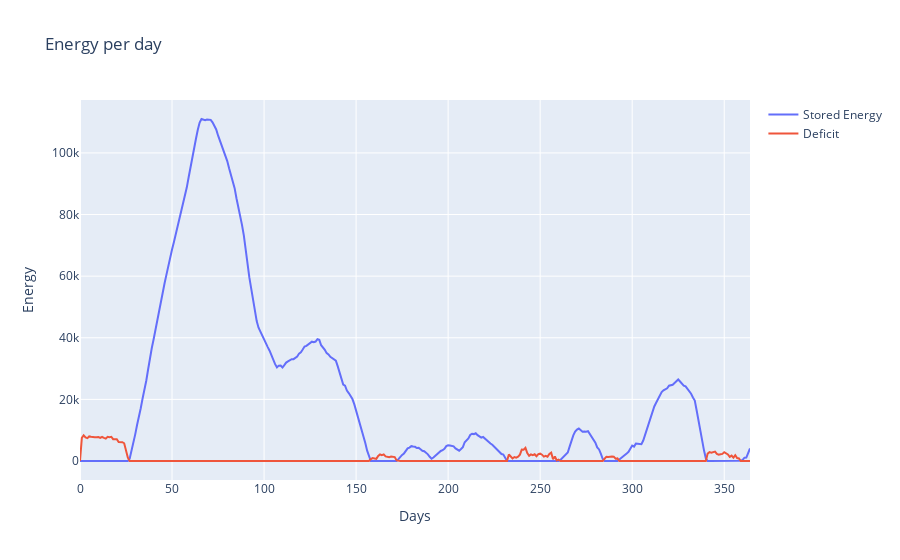

This figure's notebook cell:
### Code cell
tmp = copy.deepcopy(thermoelectrics)
tmp_circuits = copy.deepcopy(circuits)


(
    working_thermoelectrics_without_strategy,
    deficit_per_day_without_strategy,
    stored_energy_without_strategy,
    circuits_without_strategy,
) = simulate(tmp, days, circuits=tmp_circuits, stored_energy=stored_energy)


working_thermoelectrics_without_strategy = [
    sum(x) for x in working_thermoelectrics_without_strategy
]


fig_without_heuristic = go.Figure()


fig_without_heuristic.add_trace(
    go.Scatter(
        x=list(range(0, days)),
        y=working_thermoelectrics_without_strategy,
        mode="lines",
    )
)


fig_without_heuristic.update_layout(
    title="Working thermoelectrics per day",
    xaxis_title="Days",
    yaxis_title="Working thermoelectrics",
)


fig_without_heuristic = go.Figure()

fig_without_heuristic.add_trace(
    go.Scatter(
        x=list(range(0, days)),
        y=stored_energy_without_strategy,
        mode="lines",
        name="Stored Energy",
    )
)
fig_without_heuristic.add_trace(
    go.Scatter(
        x=list(range(0, days)),
        y=deficit_per_day_without_strategy,
        mode="lines",
        name="Deficit",
    )
)

fig_without_heuristic.update_layout(
    title="Energy per day",
    xaxis_title="Days",
    yaxis_title="Energy",
)


fig_without_heuristic.show()

### Figure 1 — Plotly figure (JSON) as saved in the notebook; plotly's stock layout.template omitted (floating-point values rounded to 4 significant figures; data arrays with more than 128 entries replaced by an {"elided": "..."} marker saying what was removed)
{"data": [{"mode": "lines", "name": "Stored Energy", "type": "scatter", "x": {"elided": "365 int values"}, "y": {"elided": "366 float values"}}, {"mode": "lines", "name": "Deficit", "type": "scatter", "x": {"elided": "365 int values"}, "y": {"elided": "366 float values"}}], "layout": {"title": {"text": "Energy per day"}, "xaxis": {"title": {"text": "Days"}}, "yaxis": {"title": {"text": "Energy"}}}}
